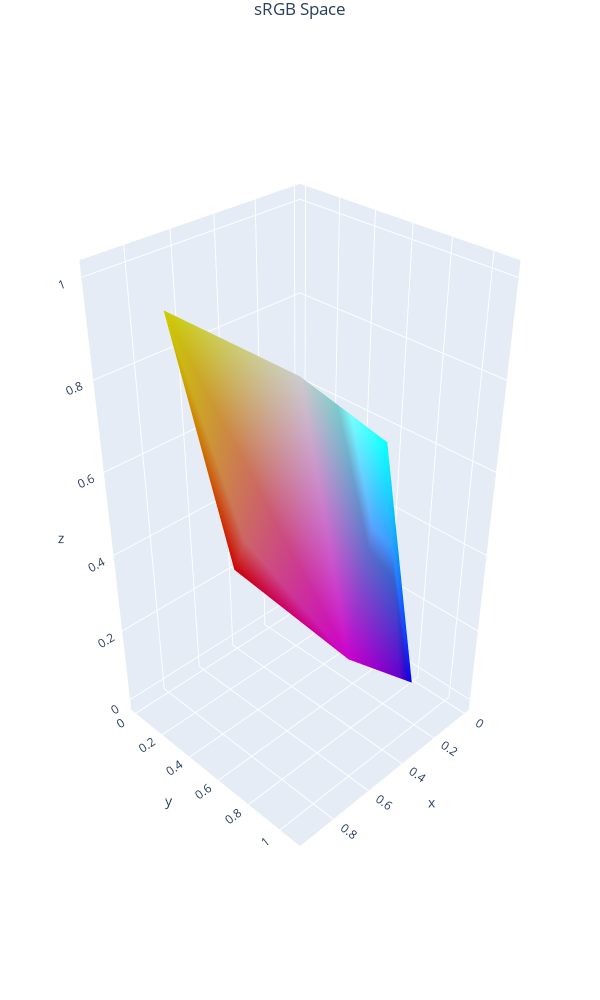

Source (notebook cell):
### Markdown cell above
### The sRGB Space

For data visualization, we care mainly about what can be shown on a computer screen. For most screens, that's *standard RGB*, or *sRGB*.

This figure shows all of the colors in sRGB (what your monitor can display), with the coordinate reflecting how much your red, green, and blue cones react to that color. We can see that it looks like a parallelepiped: there are the three primary colors and then different combinations of those colors. This is about 30% of all the colors you can see, as this diagram shows[^1]:

![gamut](https://upload.wikimedia.org/wikipedia/commons/thumb/0/08/CIExy1931_sRGB_gamut_D65.png/1024px-CIExy1931_sRGB_gamut_D65.png?1659127786599)

(Each of those blue numbers is a wavelength of light: light that is purely one wavelength is the strongest color we can see.)

You've probably seen a sunset and taken a photograph of it, only to have the photograph not match how you remember the view. This is why: your monitor simply cannot handle colors that are too saturated.

[^1]: Credit to Dicklyon on Wikipedia.

### Code cell
import plotly.graph_objects as go
import hsluv

import numpy as np
from scipy.spatial import Delaunay

N = 3
r = np.linspace(0, 1, N)
g = np.linspace(0, 1, N)
b = np.linspace(0, 1, N)

r, g, b = np.meshgrid(r, g, b)
r = r.flatten()
g = g.flatten()
b = b.flatten()

rgbs = np.vstack([r, g, b]).T
xyzs = rgb2xyz(rgbs)

x, y, z = xyzs.T

fig = go.Figure(data=[
    go.Mesh3d(
        x=x,
        y=z,
        z=y,        
        vertexcolor=rgbs * 255,
        alphahull=0,
        # hovertext=list(map(str, rgbs * 255))
    )
])
fig.update_scenes(aspectratio=dict(x=0.5, y=0.5, z=1))
fig.update_layout(width=600, height=1000, title='sRGB Space', title_x=0.5, margin=dict(t=30, r=0, l=0, b=0))
fig.show()

### Figure 1 — Plotly figure (JSON) as saved in the notebook; plotly's stock layout.template omitted (floating-point values rounded to 4 significant figures)
{"data": [{"alphahull": 0, "type": "mesh3d", "vertexcolor": [[0, 0, 0], [0, 0, 127.5], [0, 0, 255], [127.5, 0, 0], [127.5, 0, 127.5], [127.5, 0, 255], [255, 0, 0], [255, 0, 127.5], [255, 0, 255], [0, 127.5, 0], [0, 127.5, 127.5], [0, 127.5, 255], [127.5, 127.5, 0], [127.5, 127.5, 127.5], [127.5, 127.5, 255], [255, 127.5, 0], [255, 127.5, 127.5], [255, 127.5, 255], [0, 255, 0], [0, 255, 127.5], [0, 255, 255], [127.5, 255, 0], [127.5, 255, 127.5], [127.5, 255, 255], [255, 255, 0], [255, 255, 127.5], [255, 255, 255]], "x": [0, 0.03863, 0.1805, 0.08827, 0.1269, 0.2688, 0.4124, 0.451, 0.5929, 0.07654, 0.1152, 0.257, 0.1648, 0.2034, 0.3453, 0.4889, 0.5276, 0.6694, 0.3576, 0.3962, 0.5381, 0.4459, 0.4845, 0.6264, 0.77, 0.8086, 0.9505], "y": [0, 0.2034, 0.9505, 0.004131, 0.2076, 0.9546, 0.0193, 0.2227, 0.9698, 0.02551, 0.229, 0.976, 0.02964, 0.2331, 0.9801, 0.04481, 0.2483, 0.9953, 0.1192, 0.3226, 1.07, 0.1233, 0.3268, 1.074, 0.1385, 0.3419, 1.089], "z": [0, 0.01545, 0.0722, 0.04551, 0.06096, 0.1177, 0.2126, 0.2281, 0.2848, 0.1531, 0.1685, 0.2253, 0.1986, 0.214, 0.2708, 0.3657, 0.3811, 0.4379, 0.7152, 0.7307, 0.7874, 0.7607, 0.7762, 0.8329, 0.9278, 0.9433, 1.0]}], "layout": {"height": 1000, "margin": {"b": 0, "l": 0, "r": 0, "t": 30}, "scene": {"aspectratio": {"x": 0.5, "y": 0.5, "z": 1}}, "title": {"text": "sRGB Space", "x": 0.5}, "width": 600}}
